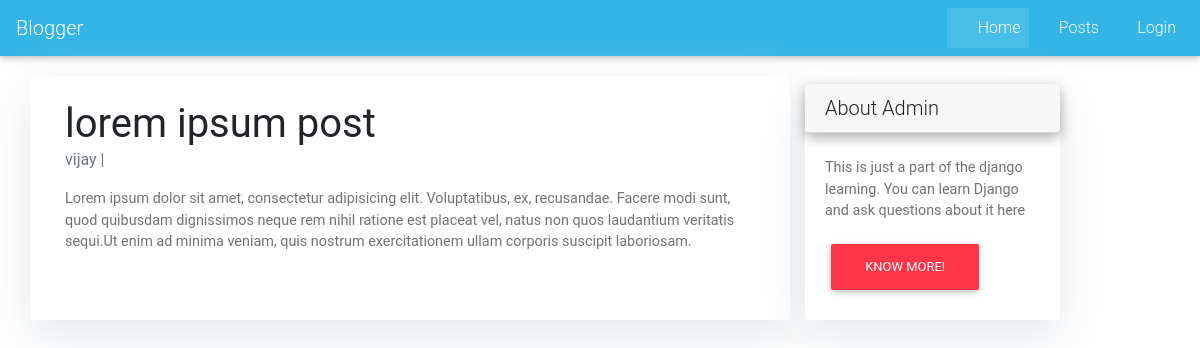
/posts/lorem-ipsum-post-1/, run on the app's committed database.
### pages/models.py (models this page shows, shortened)
class Post(models.Model):
    title=models.CharField(max_length=250)
    slug=models.SlugField(max_length=200,unique=True)
    author=models.ForeignKey(User, on_delete=models.CASCADE,related_name='posts')
    description=models.CharField(max_length=500)
    content = models.CharField(max_length=1000)
    published_on=models.DateTimeField('published_on',auto_now_add=True)
    updated_on=models.DateTimeField('updated_on',auto_now=True)
    status=models.IntegerField(choices=STATUS, default=0)
    votes=models.IntegerField(default=0)
    class Meta:
        ordering=['-published_on']

### pages/views.py (the view)
# urls.py: path('posts/<slug:slug>/',views.PostDetail.as_view(), name='post_detail'),
class PostDetail(generic.DetailView):
    model = Post
    template_name='post_detail.html'

### templates/post_detail.html
{% extends 'base.html' %} {% block content %}
<div class="container">
  <div class="row">
    <div class="col-md-8 card mb-4  mt-3 left  top">
      <div class="card-body">
        <h1>{% block title %} {{ object.title }} {% endblock title %}</h1>
        <p class=" text-muted">{{ post.author }} | {{ post.created_on }}</p>
        <p class="card-text ">{{ object.content | safe }}</p>
      </div>
    </div>
    {% block sidebar %} {% include 'sidebar.html' %} {% endblock sidebar %}
  </div>
</div>
{% endblock content %}

### templates/sidebar.html (style rules this page uses)
.card { box-shadow: 0 16px 48px #E3E7EB; }

### data on the page
Post: title "lorem ipsum post", author "vijay", content "Lorem ipsum dolor sit amet, consectetur adipisicing elit. Voluptatibus, ex, recusandae. Facere modi sunt, quod quibusdam dignissimos neque rem nihil ratione est placeat vel, natus non quos laudantium veritatis sequi.Ut enim ad minima veniam, quis nostrum exercitationem ullam corporis suscipit laboriosam."
